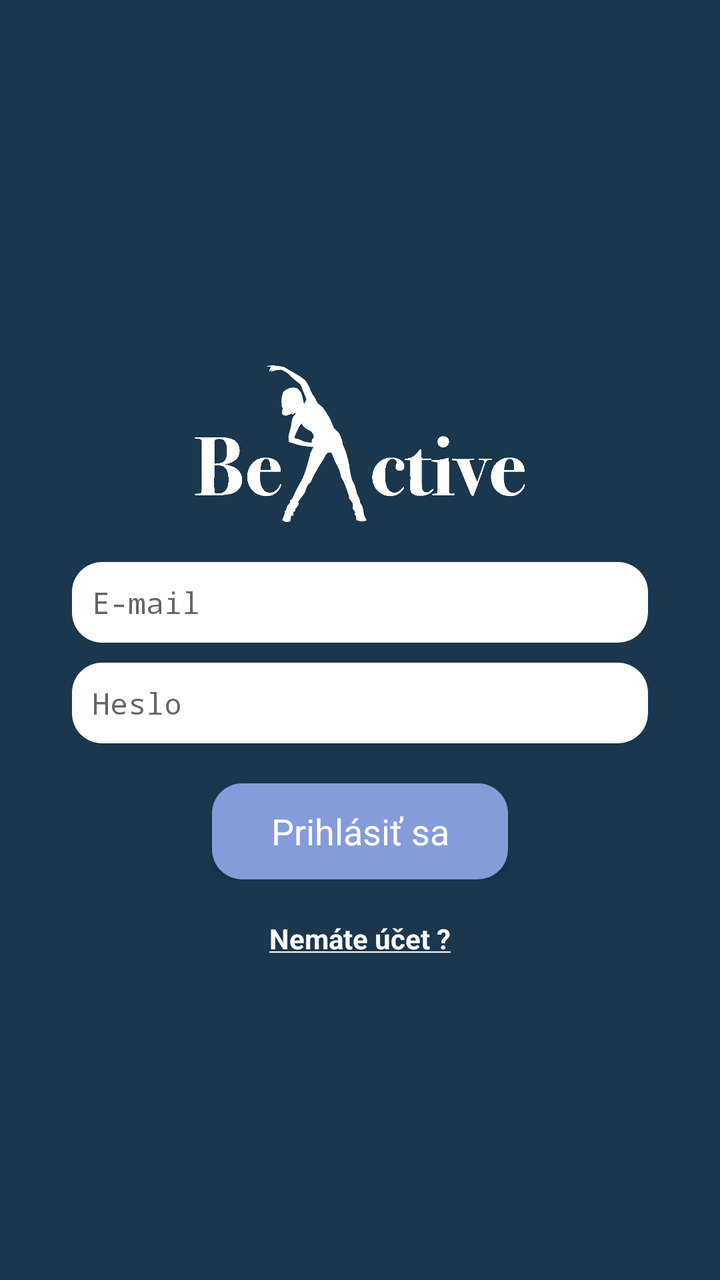
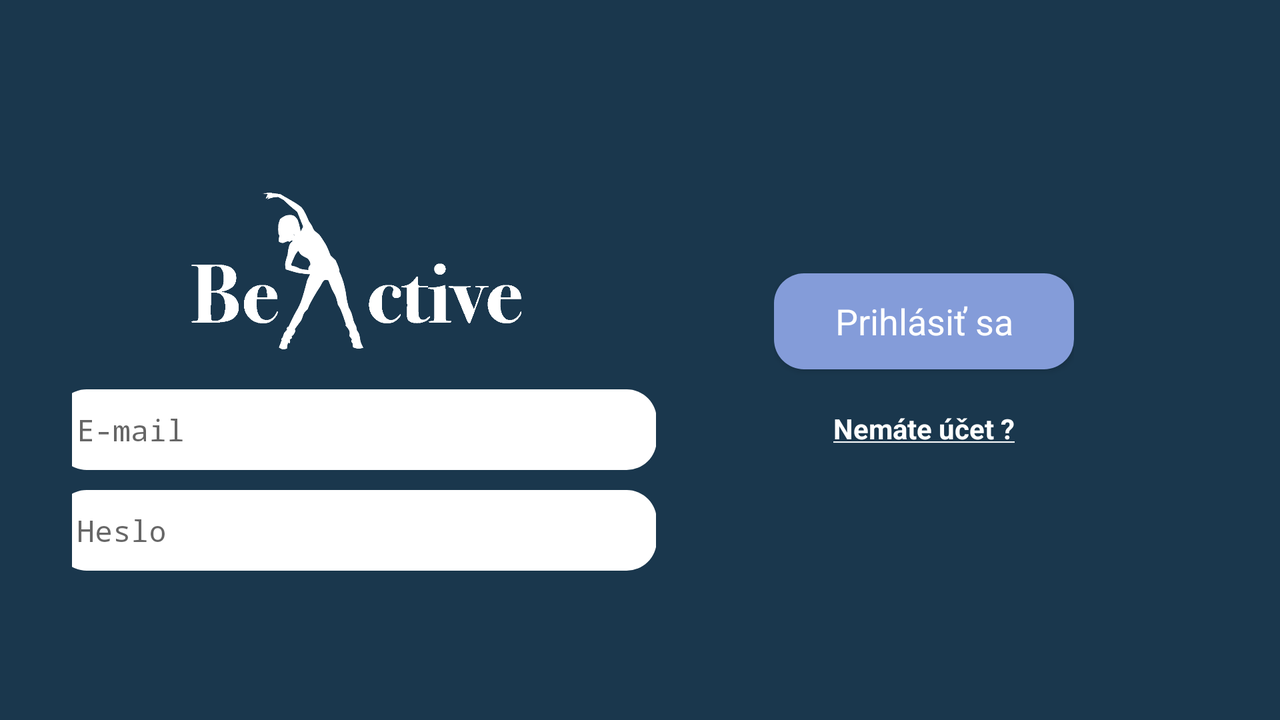

One screen, two layout resources from the same app: the default and the repository's alternative for another configuration. Each is rendered where Android would select it; the XML of both is given below.
<!-- AndroidManifest.xml: application theme Theme.AppCompat.DayNight.NoActionBar -->
<!-- res/layout/fragment_login.xml -->
<?xml version="1.0" encoding="utf-8"?>
<FrameLayout xmlns:android="http://schemas.android.com/apk/res/android"
    xmlns:tools="http://schemas.android.com/tools"
    xmlns:app="http://schemas.android.com/apk/res-auto"
    android:layout_width="match_parent"
    android:layout_height="match_parent"
    android:padding="36dp"
    android:background="@color/background"
    tools:context="LoginFragment">

    <androidx.constraintlayout.widget.ConstraintLayout
        android:layout_width="match_parent"
        android:layout_height="match_parent">

        <LinearLayout
            android:layout_width="match_parent"
            android:layout_height="match_parent"
            android:gravity="center"
            android:orientation="vertical"
            app:layout_constraintEnd_toEndOf="parent"
            app:layout_constraintHorizontal_bias="0.5"
            app:layout_constraintStart_toStartOf="parent"
            app:layout_constraintTop_toTopOf="parent">

            <ImageView
                android:id="@+id/logo"
                android:layout_width="match_parent"
                android:layout_height="100dp"
                android:layout_marginBottom="20sp"
                android:src="@drawable/logo_white" />

            <LinearLayout
                android:layout_width="match_parent"
                android:layout_height="wrap_content"
                android:layout_gravity="center"
                android:orientation="vertical">

                <EditText
                    android:id="@+id/mail_input"
                    style="@style/MyEditTextStyle"
                    android:layout_width="match_parent"
                    android:layout_height="wrap_content"
                    android:hint="@string/editTextEmail"
                    android:inputType="text"
                    android:background="@drawable/rounded_edit_text"/>

                <EditText
                    android:id="@+id/password_input"
                    style="@style/MyEditTextStyle"
                    android:layout_width="match_parent"
                    android:layout_height="wrap_content"
                    android:layout_marginTop="10dp"
                    android:hint="@string/editTextPassword"
                    android:inputType="textPassword"
                    android:background="@drawable/rounded_edit_text"/>

                <LinearLayout
                    android:layout_width="match_parent"
                    android:layout_height="wrap_content"
                    android:layout_gravity="center"
                    android:orientation="vertical">

                    <Button
                        android:id="@+id/login_button"
                        style="@style/MyButtonStyle"
                        android:background="@drawable/rounded_button"
                        android:layout_width="match_parent"
                        android:layout_height="match_parent"
                        android:layout_marginLeft="70sp"
                        android:layout_marginTop="20sp"
                        android:layout_marginRight="70sp"
                        android:text="@string/loginButton" />
                </LinearLayout>

            </LinearLayout>

            <TextView
                android:id="@+id/register_link"
                android:layout_width="wrap_content"
                android:layout_height="wrap_content"
                android:layout_marginTop="20sp"
                android:textColor="@color/white"
                android:textStyle="bold"
                android:text="@string/textViewRegistrovanie" />

        </LinearLayout>
    </androidx.constraintlayout.widget.ConstraintLayout>

</FrameLayout>
<!-- resources referenced by this layout -->
<resources>
  <color name="background">#1A374D</color>
  <color name="white">#FFFFFFFF</color>
  <!-- drawable logo_white: png bitmap (drawable, 41960 bytes) -->
  <!-- drawable rounded_button (drawable) -->
  <?xml version="1.0" encoding="utf-8"?>
  <shape xmlns:android="http://schemas.android.com/apk/res/android"
      android:shape="rectangle"
      android:padding="10dp">
  
      <solid android:color="#849cd9" />
      <corners
          android:bottomRightRadius="15dp"
          android:bottomLeftRadius="15dp"
          android:topLeftRadius="15dp"
          android:topRightRadius="15dp" />
  </shape>
  <!-- drawable rounded_edit_text (drawable) -->
  <?xml version="1.0" encoding="utf-8"?>
      <shape xmlns:android="http://schemas.android.com/apk/res/android"
          android:shape="rectangle"
          android:padding="10dp">
  
          <solid android:color="#FFFFFF" />
          <corners
              android:bottomRightRadius="15dp"
              android:bottomLeftRadius="15dp"
              android:topLeftRadius="15dp"
              android:topRightRadius="15dp" />
      </shape>
  <string name="editTextEmail">E-mail</string>
  <string name="editTextPassword">Heslo</string>
  <string name="loginButton">Prihlásiť sa</string>
  <string name="textViewRegistrovanie"><u>Nemáte účet ?</u></string>
  <style name="MyButtonStyle" parent="android:Widget.Button">
          <item name="android:background">@color/button</item>
          <item name="android:textSize">18sp</item>
          <item name="android:textColor">@color/white</item>
          <item name="shapeAppearanceOverlay">@style/ShapeAppearanceOverlay.MyApp.Button.Rounded</item>
      </style>
  <style name="MyEditTextStyle" parent="android:Widget.EditText">
          <item name="android:textColor">#400000</item>
          <item name="android:padding">10dp</item>
          <item name="android:typeface">monospace</item>
          <item name="android:background">@android:drawable/editbox_background_normal</item>
          <item name="android:textSize">15sp</item>
      </style>
  <color name="button">#6998AB</color>
  <style name="ShapeAppearanceOverlay.MyApp.Button.Rounded" parent="">
          <item name="cornerFamily">rounded</item>
          <item name="cornerSize">16dp</item>
      </style>
</resources>
<!-- res/layout-land/fragment_login.xml (the repository's variant of the layout above) -->
<!-- drawn on the phone turned sideways -->
<?xml version="1.0" encoding="utf-8"?>
<FrameLayout xmlns:android="http://schemas.android.com/apk/res/android"
    xmlns:tools="http://schemas.android.com/tools"
    xmlns:app="http://schemas.android.com/apk/res-auto"
    android:layout_width="match_parent"
    android:layout_height="match_parent"
    android:padding="36dp"
    android:background="@color/background"
    tools:context="LoginFragment">

    <androidx.constraintlayout.widget.ConstraintLayout
        android:layout_width="match_parent"
        android:layout_height="match_parent">

        <androidx.constraintlayout.widget.Guideline
            android:id="@+id/guidelineStred"
            android:layout_width="wrap_content"
            android:layout_height="wrap_content"
            android:orientation="vertical"
            app:layout_constraintGuide_percent="0.5" />

        <LinearLayout
            android:layout_width="wrap_content"
            android:layout_height="wrap_content"
            android:orientation="vertical"
            app:layout_constraintBottom_toBottomOf="parent"
            app:layout_constraintEnd_toStartOf="@+id/guidelineStred"
            app:layout_constraintStart_toStartOf="parent"
            app:layout_constraintTop_toTopOf="parent">

            <ImageView
                android:id="@+id/logo"
                android:layout_width="300dp"
                android:layout_height="100dp"
                android:layout_marginBottom="20sp"
                android:src="@drawable/logo_white" />

            <LinearLayout
                android:layout_width="match_parent"
                android:layout_height="wrap_content"
                android:layout_gravity="center"
                android:orientation="vertical">

                <EditText
                    android:id="@+id/username_input"
                    style="@style/MyEditTextStyle"
                    android:layout_width="match_parent"
                    android:layout_height="wrap_content"
                    android:background="@drawable/rounded_edit_text"
                    android:hint="@string/editTextEmail"
                    android:inputType="text" />

                <EditText
                    android:id="@+id/password_input"
                    style="@style/MyEditTextStyle"
                    android:layout_width="match_parent"
                    android:layout_height="wrap_content"
                    android:layout_marginTop="10dp"
                    android:background="@drawable/rounded_edit_text"
                    android:hint="@string/editTextPassword"
                    android:inputType="textPassword" />

            </LinearLayout>

        </LinearLayout>

        <LinearLayout
            android:layout_width="wrap_content"
            android:layout_height="wrap_content"
            android:layout_gravity="center"
            android:orientation="vertical"
            app:layout_constraintBottom_toBottomOf="parent"
            app:layout_constraintEnd_toEndOf="parent"
            app:layout_constraintStart_toStartOf="@+id/guidelineStred"
            app:layout_constraintTop_toTopOf="parent">

            <Button
                android:id="@+id/login_button"
                style="@style/MyButtonStyle"
                android:layout_width="150dp"
                android:layout_height="wrap_content"
                android:background="@drawable/rounded_button"
                android:text="@string/loginButton" />

            <TextView
                android:id="@+id/register_link"
                android:layout_width="wrap_content"
                android:layout_height="wrap_content"
                android:layout_gravity="center"
                android:layout_marginTop="20sp"
                android:text="@string/textViewRegistrovanie"
                android:textColor="@color/white"
                android:textStyle="bold" />
        </LinearLayout>

    </androidx.constraintlayout.widget.ConstraintLayout>

</FrameLayout>
